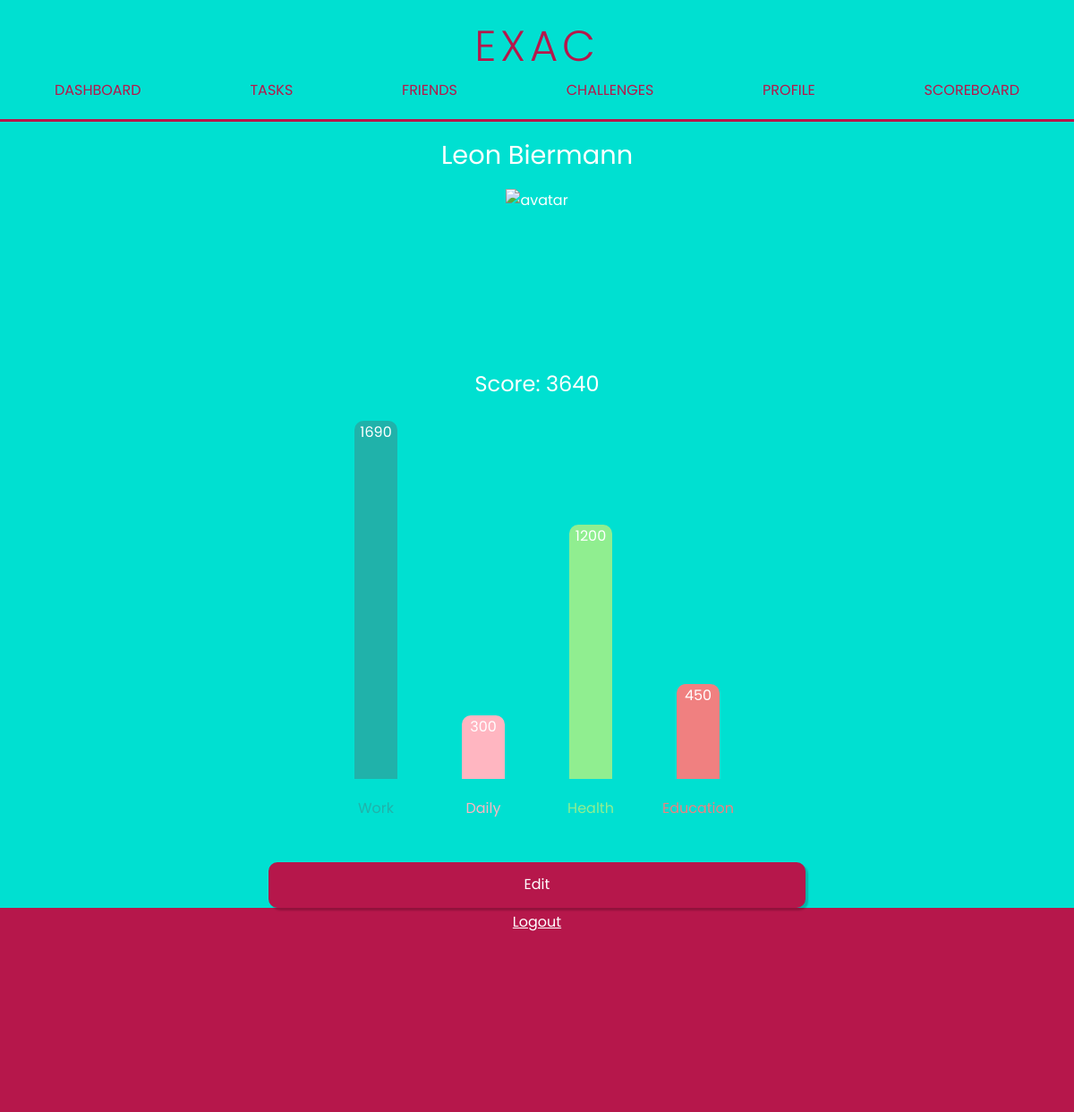
Screenshot of /profile (signed in) with the database file from the repository.
### tables this page shows
CREATE TABLE users (id INTEGER PRIMARY KEY, email TEXT NOT NULL UNIQUE, username TEXT NOT NULL UNIQUE, hash TEXT NOT NULL, profile_pic BOOLEAN DEFAULT 0);

CREATE TABLE scores(id INTEGER PRIMARY KEY, user_id INTEGER NOT NULL, score INTEGER NOT NULL, score_work INTEGER DEFAULT 0, score_daily INTEGER DEFAULT 0, score_health INTEGER DEFAULT 0, score_education INTEGER DEFAULT 0, FOREIGN KEY (user_id) REFERENCES users(id));

### application.py (the view, shortened to what this page needs)
@app.route("/profile", methods=["GET", "POST"])
@login_required
def profile():
    if request.method == "GET":
        username = request.args.get("username")
        if username is None:
            user = db.execute(
                "SELECT username, profile_pic FROM users WHERE id=?",
                session.get("user_id"))[0]
            username = user["username"]
            profile_pic = user["profile_pic"]
            score = db.execute("SELECT * FROM scores WHERE user_id=?",
                               session.get("user_id"))
            score_normal = score[0]["score"]
            score_work = score[0]["score_work"]
            score_daily = score[0]["score_daily"]
            score_health = score[0]["score_health"]
            score_education = score[0]["score_education"]
            score_max = max(score_daily, score_work, score_education,
                            score_health)
            if score_max == 0:
                score_max = 1
            if profile_pic:
                profile_pic = secure_filename(username + ".jpg")
            return render_template(
                "profiles/profile.html",
                own_profile=True,
                profile_pic=profile_pic,
                username=username,
                score=score_normal,
                score_work=score_work,
                score_daily=score_daily,
                score_health=score_health,
                score_education=score_education,
                score_max=score_max,
            )
    return render_template("profiles/profile.html")

### application.py (called while the page is built)
@app.after_request
def after_request(response):
    response.headers["Cache-Control"] = "no-cache, no-store, must-revalidate"
    response.headers["Expires"] = 0
    response.headers["Pragma"] = "no-cache"
    return response

### helpers.py (called while the page is built)
def login_required(f):
    @wraps(f)
    def decorated_function(*args, **kwargs):
        if session.get("user_id") is None:
            return redirect("/login")
        return f(*args, **kwargs)
    return decorated_function

### templates/profiles/profile.html (shortened to what this page needs)
{% extends "template.html" %}
{% block main %}
    <p class="big-font">{{username}}</p>
    {% if profile_pic %}
    <img class="profile-pic" src="../../static/avatars/{{profile_pic}}" alt="avatar" />
    {% else %}
    <img class="profile-pic" src="../../static/images/416-4161690_empty-profile-picture-blank-avatar-image-circle.png" alt="picture">
    {% endif %}
    <p class="btn-font">Score: {{score}}</p>
    <div class="score-stats-container">
        <div style="height: {{score_work / score_max * 100}}%;" class="stats-bar-container">
            <div class="stats-work score-bar ">
                <p  >{{score_work}}</p>
            </div>
        </div>
        <div style="height: {{score_daily / score_max * 100}}%;" class="stats-bar-container">
            <div class="stats-daily score-bar " >
                <p >{{score_daily}}</p>
            </div>
        </div>
        <div style="height: {{score_health / score_max * 100}}%;" class="stats-bar-container">
            <div class="stats-health score-bar " >
                <p>{{score_health}}</p>
            </div>
        </div>
        <div style="height: {{score_education / score_max * 100}}%;" class="stats-bar-container">
            <div class="stats-education score-bar " >
                <p >{{score_education}}</p>
            </div>
        </div>
    </div>
    <div class="stats-label-container">
        <p class="stats-label stats-work">Work</p>
        <p class="stats-label stats-daily">Daily</p>
        <p class="stats-label stats-health">Health</p>
        <p class="stats-label stats-education">Education</p>
    </div>
    {%if own_profile%}
        <a class="btn-primary half-size" style="margin: 3rem 0 0 0;" href="/profile/edit"><p class="underline" >Edit</p></a>
    {% endif %}
{% endblock %}

### static/css/start.css (style rules this page uses)
:root { --clr-first: #fff; --clr-second: #fff; --clr-third: rgb(206, 102, 102); --clr-fourth: rgb(53, 132, 197); --clr-btn-primary-border: #b6174b; --clr-btn-primary: #b6174b; --clr-entry: #b6174b; --clr-entry-border: #b6174b; --clr-background: #00e0d1; --clr-footer: #b6174b; --clr-header-font: #b6174b; --font: "Poppins"; --font-h1: 300; --font-h2: 400; --font-p: 500; }
* { margin: 0; padding: 0; box-sizing: border-box; scroll-behavior: smooth; font-family: var(--font); font-size: 16px; color: var(--clr-first); }
body { text-align: center; background-color: var(--clr-background); }
.underline { display: inline-block; }
.score-stats-container { height: 400px; width: 50%; display: flex; flex-direction: row; justify-content: center; align-items: flex-end; }
.stats-bar-container { width: 20%; display: flex; justify-content: center; align-items: flex-end; }
.score-bar { border-top-left-radius: 10px; border-top-right-radius: 10px; width: 4vw; height: 100%; background-color: blue; margin-left: 10px; margin-right: 10px; animation: 2.5s ease 0s 1 normal forwards running score; }
.stats-label-container { display: flex; flex-direction: row; width: 50%; justify-content: center; }
.stats-label { width: 20%; margin-top: 20px; }
div.stats-work { background-color: lightseagreen; border-top-left-radius: 10px; border-top-right-radius: 10px; color: lightseagreen; }
p.stats-work { color: lightseagreen; }
div.stats-daily { background-color: lightpink; border-top-left-radius: 10px; border-top-right-radius: 10px; color: lightpink; }
p.stats-daily { color: lightpink; }
div.stats-health { background-color: lightgreen; border-top-left-radius: 10px; border-top-right-radius: 10px; color: lightgreen; }
p.stats-health { color: lightgreen; }
div.stats-education { background-color: lightcoral; border-top-left-radius: 10px; border-top-right-radius: 10px; color: lightcoral; }
p.stats-education { color: lightcoral; }
.btn-primary { max-width: 100%; padding: 10px 5px 10px 5px; border-radius: 10px; text-decoration: none; text-align: center; border: 2px solid var(--clr-btn-primary-border); background-color: var(--clr-btn-primary); color: white; position: relative; height: 100%; box-shadow: 3px 3px 2px rgba(0, 0, 0, 0.2); }
a { text-decoration: none; }
.underline:after { background: none repeat scroll 0 0 transparent; bottom: 0; content: ""; display: block; position: relative; height: 2px; left: 50%; background: #fff; transition: width 0.3s ease 0s, left 0.3s ease 0s; width: 0; }
.big-font { font-size: 1.8em; }
.half-size { width: 50%; }
.btn-font { padding: 1em; font-size: 1.5em; }
.profile-pic { padding: 1em; height: 12em; }

### rows the page displays
users: username "Leon Biermann"
scores: score "3640", score_work "1690", score_daily "300", score_health "1200", score_education "450"
